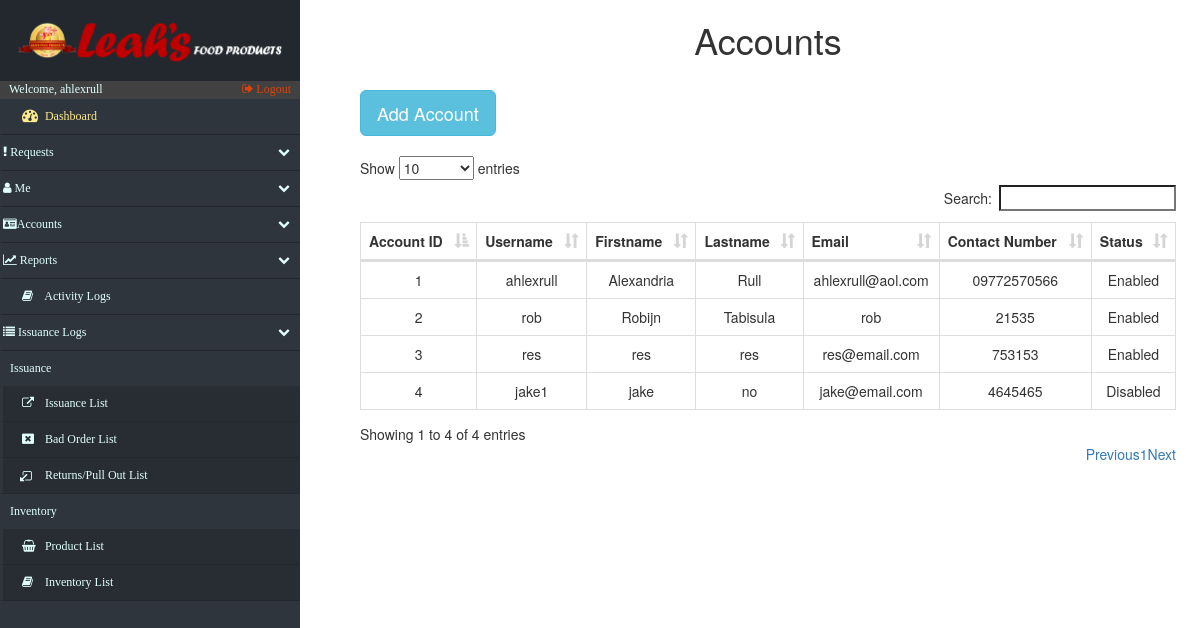
The page /issuance_BadOrder.php (signed in) on the database as committed earlier.
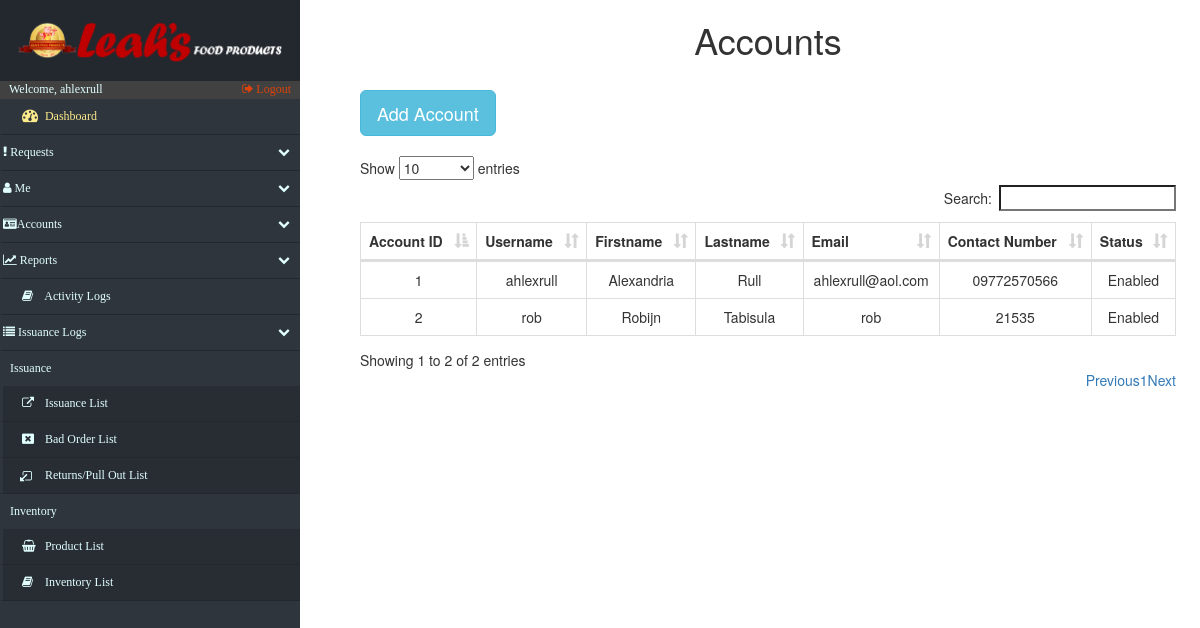
The same page on the database as committed later.
### tables this page shows
CREATE TABLE `accounts` (
  `acc_id` int(12) NOT NULL,
  `username` varchar(15) NOT NULL,
  `first_name` varchar(20) NOT NULL,
  `last_name` varchar(20) NOT NULL,
  `password` varchar(50) NOT NULL,
  `email` varchar(20) NOT NULL,
  `contact_no` varchar(20) NOT NULL,
  `status` varchar(10) NOT NULL DEFAULT 'Disabled',
  `acctype_id` int(12) DEFAULT NULL
);

### issuance_BadOrder.php (the view, shortened to what the changed rows need)
<!DOCTYPE html>
<html lang="en">
<head>
    <?php include('fragments/config.php') ?>
    <link rel="stylesheet" href="https://maxcdn.bootstrapcdn.com/bootstrap/3.3.7/css/bootstrap.min.css">
    <link href="src/css/datatables.css" rel="stylesheet">
    <link href="//maxcdn.bootstrapcdn.com/font-awesome/4.2.0/css/font-awesome.min.css" rel="stylesheet">
    <link href="src/css/sidebar.css" rel="stylesheet">
    <link href="src/css/custom.css" rel="stylesheet">
</head>
<body>
    <div id="page-content-wrapper">
        <div class="containers">
            <table class="table table-striped table-bordered">
                <h1 align="center">Accounts</h1>
            </table>
            <?php
							$retrieve = ("SELECT acc_id, username, first_name, last_name, email, contact_no, status FROM accounts ");
							$results = mysqli_query($db, $retrieve);
						?>
                <table class="table table-striped table-bordered">
                    <button type="button" class="btn btn-info btn-lg" data-toggle="modal" data-target="#myModal">Add Account</button>
                </table>
                <table id="datatables" class="table table-hover table-bordered dataTable" cellspacing="0" width="100%" role="grid" aria-describedby="myTable_info" style="width: 100%;">
                    <thead>
                        <tr>
                            <th>Account ID</th>
                            <th>Username</th>
                            <th>Firstname</th>
                            <th>Lastname</th>
                            <th>Email</th>
                            <th>Contact Number</th>
                            <th>Status</th>
                        </tr>
                    </thead>
                    <tbod y>
                        <?php
							foreach ($results as $data):
						?>
                            <tr>
                                <td data-title="accountID">
                                    <?php echo $data["acc_id"]; ?>
                                </td>
                                <td data-title="user_name">
                                    <?php echo $data["username"]; ?>
                                </td>
                                <td data-title="fname">
                                    <?php echo $data["first_name"]; ?>
                                </td>
                                <td data-title="lname">
                                    <?php echo $data["last_name"]; ?>
                                </td>
                                <td data-title="mail">
                                    <?php echo $data["email"]; ?>
                                </td>
                                <td data-title="cno">
                                    <?php echo $data["contact_no"]; ?>
                                </td>
                                <td data-title="status">
                                    <?php echo $data["status"]; ?>
                                </td>
                            </tr>
                            <?php
							endforeach;
						?>
                </table>
        </div>
    </div>
</body>
</html>

Rows that differ between the two databases and show on the page:
removed accounts: acc_id "3", username "res", first_name "res", last_name "res", email "res@email.com", contact_no "753153", status "Enabled"
removed accounts: acc_id "4", username "jake1", first_name "jake", last_name "no", email "jake@email.com", contact_no "4645465", status "Disabled"
Other text that changed with them:
text written by a page script: "Show entries Search: Showing 1 to 4 of 4 entries Previous 1 Next" → "Show entries Search: Showing 1 to 2 of 2 entries Previous 1 Next"
